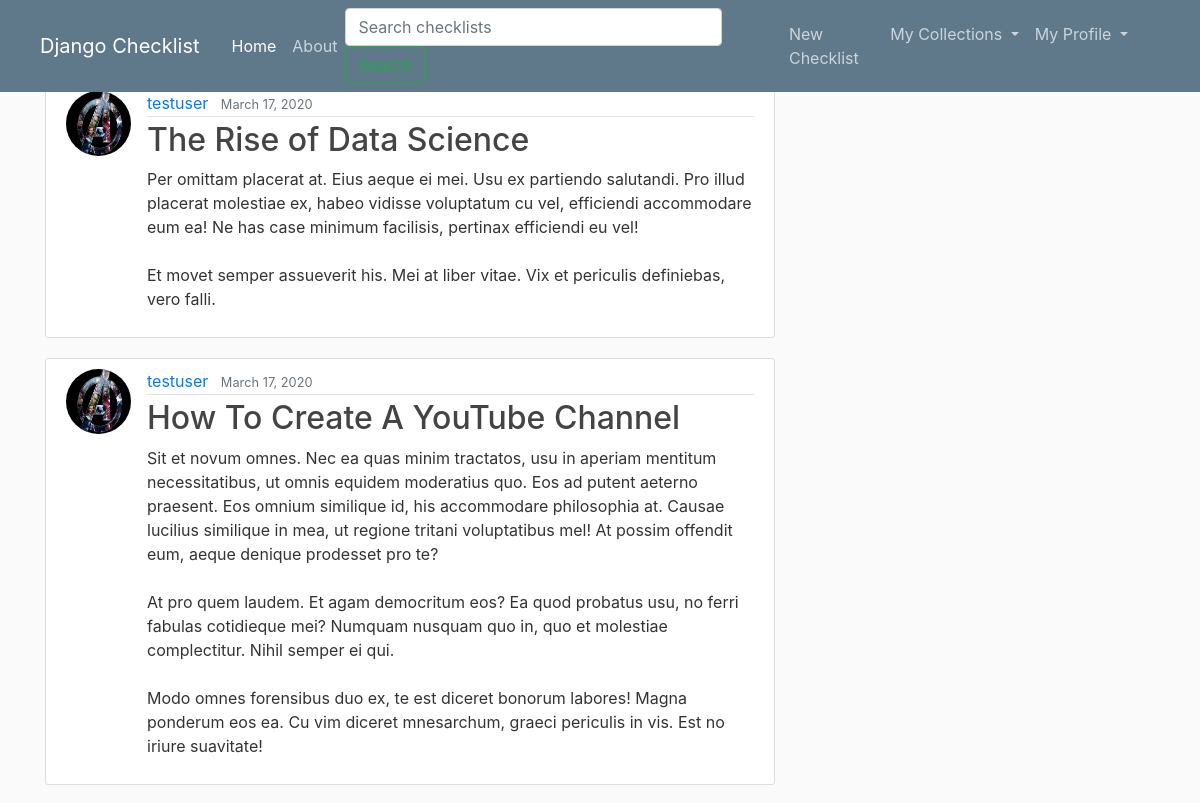
The page /mychecklist/ (signed in, upper part) on the database as committed earlier.
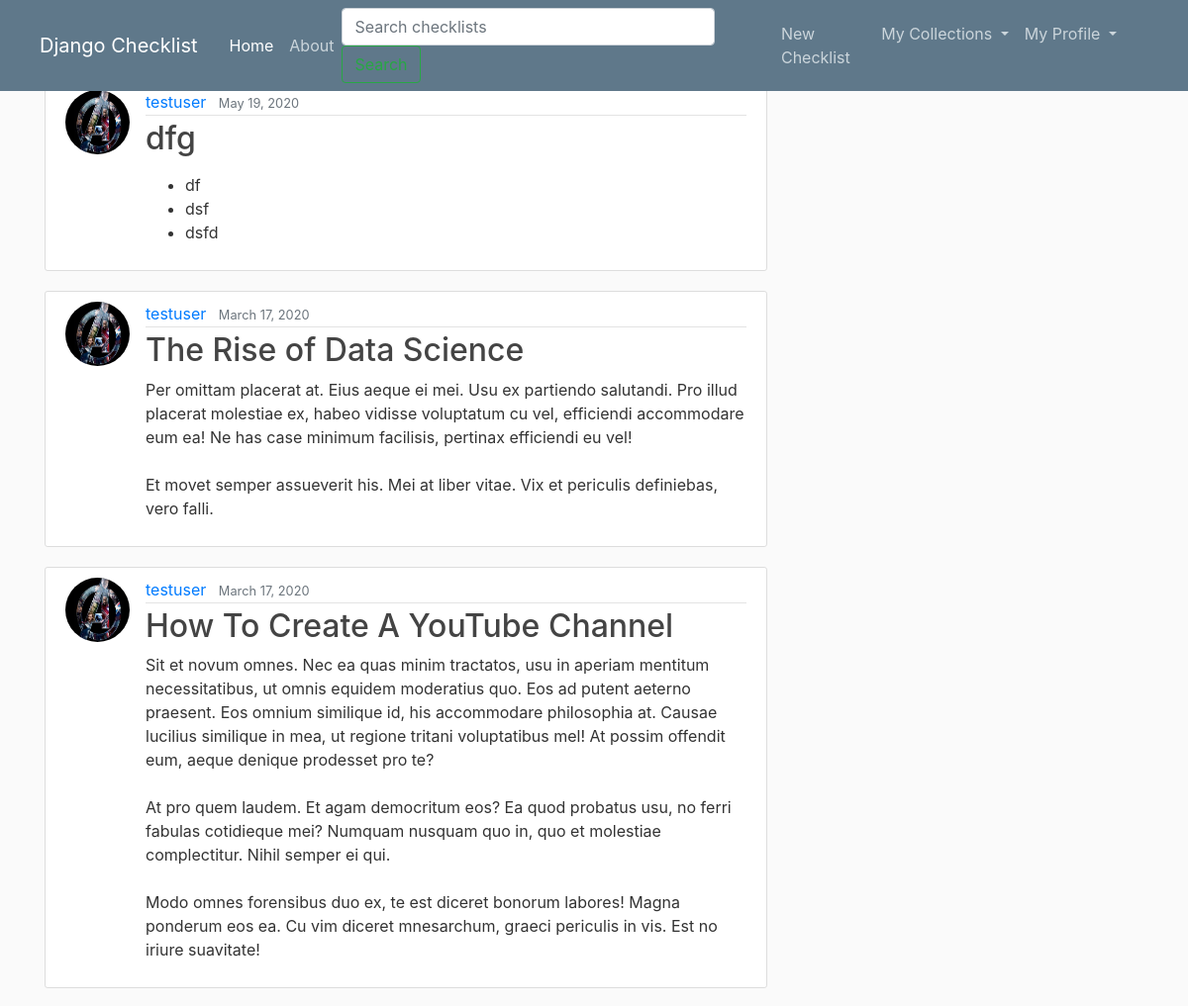
The same page on the database as committed later.
### checklist/models.py (models this page shows, shortened)
class Checklist(models.Model):
	title = models.CharField(max_length=100)
	content = RichTextField()
	date_posted = models.DateTimeField(default=timezone.now)
	author = models.ForeignKey(User, on_delete = models.CASCADE)
	visibility = models.IntegerField(default=0)

### users/models.py (models this page shows, shortened)
class Profile(models.Model):
	user = models.OneToOneField(User, on_delete = models.CASCADE)
	image = models.ImageField(default='default.jpg', upload_to='profile_pics')

### checklist/views.py (the view)
# urls.py: path('mychecklist/', views.mychecklist, name='checklist-mychecklist'),
def mychecklist(request):
	context = {
		'checklists_var': request.user.checklist_set.all().order_by('-date_posted'),
		'title': 'My Checklists'
	}
	return render(request, 'checklist/mychecklist.html', context) # because render looks in templates subdirectory, by default

### checklist/templates/checklist/mychecklist.html
{% extends "checklist/base.html" %}
{% block content %}
	{% for checklist in checklists_var %}
		<article class="media content-section">
			<img class="rounded-circle article-img" src="{{ checklist.author.profile.image.url }}">
		  <div class="media-body">
		    <div class="article-metadata">
		      <a class="mr-2" href="{% url 'user-checklists' checklist.author.username %}">{{ checklist.author }}</a>
		      <small class="text-muted">{{ checklist.date_posted|date:'F d, Y' }}</small>
		    </div>
		    <h2><a class="article-title" href="#">{{ checklist.title }}</a></h2>
		    <p class="article-content">{{ checklist.content|safe }}</p>
		  </div>
		</article>
	{% endfor %}
{% endblock %}

Rows that differ between the two databases and show on the page:
added Checklist: author.profile.image (placeholder picture), author "testuser", date_posted "May 19, 2020", title "dfg", content "df dsf dsfd"
